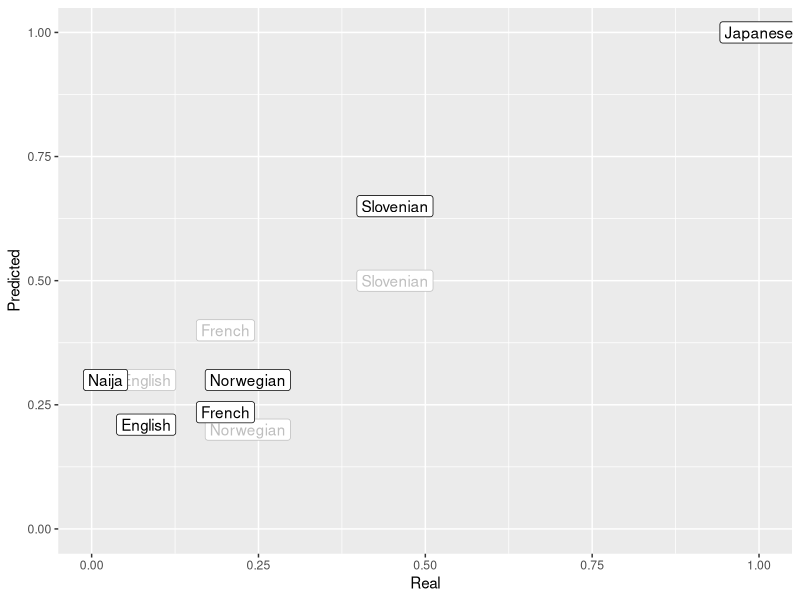

The R script that drew this image:
library(tidyr)
library(dplyr)

spoken = read.csv("spoken.tsv", sep="\t")

library(ggplot2)

plot = ggplot(spoken, aes(x=OSSameSide_Real_Prob, y=OSSameSide)) +geom_label(aes(label=Language, y=OSSameSide_Other), color="gray", linetype=2) + geom_label(aes(label=Language, y=OSSameSide)) + xlim(0,1) + ylim(0,1) + xlab("Real") + ylab("Predicted")
ggsave(plot, file="spoken.pdf")


